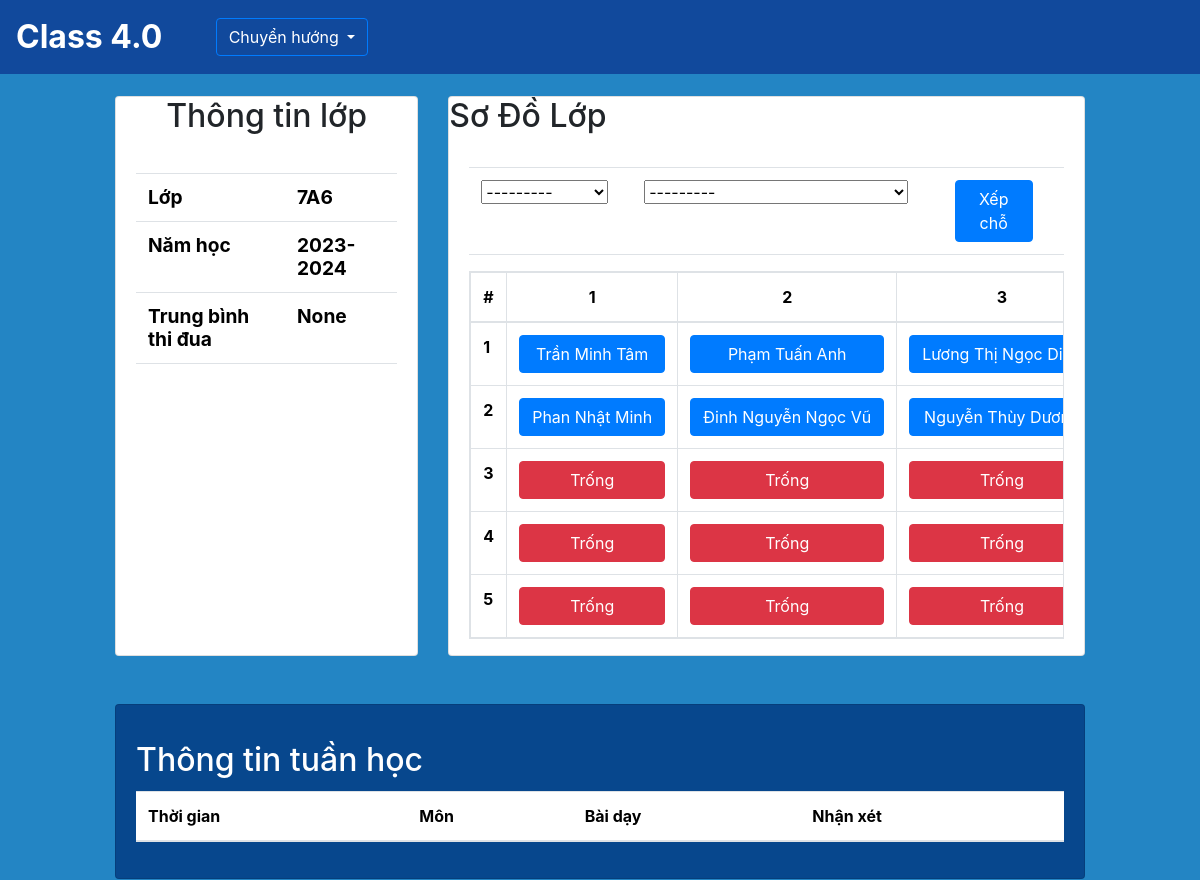
Page /home/7A6/summary/ on the committed database.
### SM/models.py (models this page shows, shortened)
class Classroom(models.Model):
    name = models.CharField(primary_key=True,max_length=10)
    manager = models.ForeignKey('app_User.Teacher', on_delete=models.CASCADE,related_name='classroom') # 1 lớp chỉ có 1 giáo viên và ngược lại

class Student(models.Model):
    id = models.IntegerField(primary_key=True)
    name = models.CharField(max_length=100,blank=False, null=False)
    classroom = models.ForeignKey(Classroom, on_delete=models.CASCADE, related_name='student') # cho phép classroom truy vấn được các student của mình
    def __str__(self):
        return f"{self.name} - ID: {self.id}"

### CM/models.py (models this page shows, shortened)
class Seat(models.Model):
    classroom = models.ForeignKey(Classroom, on_delete=models.CASCADE, related_name='seats')
    student = models.ForeignKey(Student, on_delete=models.SET_NULL, null=True, blank=True,related_name='seat')
    row = models.PositiveIntegerField()
    column = models.PositiveIntegerField()
    def __str__(self):
        return f"Hàng {self.row}, Cột {self.column}"
    class Meta:
        unique_together = [['classroom', 'row', 'column']]

### CM/views.py (the view)
# urls.py: path('<str:classroom>/summary/', views.summary_view, name= 'summary'),
def summary_view (request,classroom):
    classroom = get_object_or_404(Classroom, name=classroom) # đưa vào add lesson
    seats = classroom.seats.all().order_by('row', 'column') # đưa vào add lesson
    schedule = Schedule.objects.filter(classroom=classroom).first()
    students = classroom.student.all()
    subjects = classroom.subjects.all()
    lesson = get_lessons_week(classroom=classroom)
    avglessons = get_avglessons(classroom=classroom)
    if request.method == 'POST':
        form = AssignStudentForm(classroom, request.POST)
        if form.is_valid():
            seat = form.cleaned_data['seat']
            student = form.cleaned_data['student']
            seat.assign_student(student)
            return HttpResponseRedirect(request.path_info)
    else:
        form = AssignStudentForm(classroom=classroom)
    context = {
        'lessons':lesson,
        'classroom':classroom,
        'students':students,
        'subjects':subjects,
        'assign_studentForm': form,
        'seats':seats,
        'schedule':schedule,
        'rows': range(1, 6),
        'columns': range(1, 9),
        'avglessons':avglessons
    }
    return render(request, 'summary.html', context)

### CM/forms.py
class AssignStudentForm(forms.Form):
    def __init__(self, classroom, *args, **kwargs):
        super().__init__(*args, **kwargs)
        seats = Seat.objects.filter(classroom=classroom)
        students = Student.objects.filter(classroom=classroom)
        self.fields['seat'] = forms.ModelChoiceField(queryset=seats)
        self.fields['student'] = forms.ModelChoiceField(queryset=students)
    seat = forms.ModelChoiceField(queryset=Seat.objects.none())  # Trường rỗng ban đầu
    student = forms.ModelChoiceField(queryset=Student.objects.none())  # Trường rỗng ban đầu

### CM/views.py (called while the page is built)
def get_lessons_week(classroom):
    today = datetime.now().date()
    start_of_week = today - timedelta(days=today.weekday())
    end_of_week = start_of_week + timedelta(days=6)
    lessons_week = Lessons.objects.filter(classroom=classroom, date_time__date__range=[start_of_week, end_of_week])
    return lessons_week

def get_avglessons(classroom):
    now = timezone.now()
    start_of_week = now - timedelta(days=now.weekday())
    end_of_week = start_of_week + timedelta(days=6)
    lessons_this_week = Lessons.objects.filter(date_time__range=[start_of_week, end_of_week], classroom=classroom)
    lesson_grades = lessons_this_week.aggregate(average_grade=Avg('grade'))
    return lesson_grades['average_grade']

### CM/templates/summary.html (shortened to what this page needs)
{% extends "base.html" %}
{% load static %}
{% block Nav %}
<div class="dropdown">
    <button type="button" class="btn btn-outline-primary text-white dropdown-toggle" data-bs-toggle="dropdown">
        Chuyển hướng
    </button>
</div>
{% endblock Nav %}
{% block content %}
<div class="row">
    <div class="col-1"></div>
    <div class="col-10">
        <div class="row">
            <div class="col-4">
                <div class="card" style="margin-top: 1rem; margin-bottom: 1rem; height:35rem">
                    <h2 class="card-title text-center">Thông tin lớp</h2>
                    <div class="card-body">
                        <div style="margin-top: 2%; margin-bottom: 2%">
                            <table class="table " >
                                <tbody>
                                <tr>
                                    <th class="display-6 font-weight-bold" style="font-size: 1.2em" scope="row">Lớp</th>
                                    <td class="display-6 font-weight-bold" style="font-size: 1.2em">{{ classroom.name }}</td>
                                </tr>
                                <tr>
                                    <th class="display-6 font-weight-bold" style="font-size: 1.2em" scope="row">Năm học</th>
                                    <td class="display-6 font-weight-bold" style="font-size: 1.2em">2023-2024</td>
                                </tr>
                                <tr>
                                    <th class="display-6 font-weight-bold" style="font-size: 1.2em" scope="row">Trung bình thi đua</th>
                                    <td class="display-6 font-weight-bold" style="font-size: 1.2em">{{avglessons}}</td>
                                </tr>
                                </tbody>
                            </table>
                        </div>
                    </div>
                </div>
            </div>
            <div class="col-8">
                <div class="card" style="margin-top: 1rem; margin-bottom: 1rem; height:35rem">
                    <h2 class="card-title">Sơ Đồ Lớp</h2>
                    <div class="card-body">
                        <div>
                            <div style="margin-bottom:1rem">
                                <form method="post">
                                    <table class="table">
                                        <thead>
                                            <tr>
                                                <td>
                                                    {{ assign_studentForm.seat }}
                                                </td>
                                                <td>
                                                    {{ assign_studentForm.student }}
                                                </td>
                                                <td>
                                                    <button class="btn btn-primary" style="width:80%" type="submit">Xếp chỗ</button>
                                                </td>
                                            </div>
                            </div>
                                <table class="table table-bordered table-responsive">
                                    <thead>
                                        <tr>
                                            <th>#</th>
                                            {% for column in columns %}
                                            <th class="text-center">{{ column }}</th>
                                            {% endfor %}
                                        </tr>
                                    </thead>
                                    <tbody>
                                        {% for row in rows %}
                                        <tr>
                                            <th>{{ row }}</th>
                                            {% for column in columns %}
                                            <td>
                                                {% for seat in seats %}
                                                    {% if seat.row == row and seat.column == column %}
                                                        {% if not seat.student %}
                                                        <div class="d-flex justify-content-center">
                                                            <button class="btn btn-danger text-white" style="width:100%">Trống</button>
                                                        </div>
                                                        {% else %}
                                                        <div class="d-flex justify-content-center">
                                                        <a class="btn btn-primary text-white text-truncate" style="width:100%">{{ seat.student.name }}</a>
                                                        </div>
                                                        {% endif %}
                                                    {% endif %}
                                                {% endfor %}
                                            </td>
                                            {% endfor %}
                                        </tr>
                                        {% endfor %}
                                    </tbody>
                                </table>
                        </div>
                    </div>
                </div>
            </div>
        </div>
    </div>
    <div class="col-1"></div>
</div>
<div class="row">
    <div class="col-1"></div>
    <div class="col-10">
        <div class="card" style="background-color: #07478D; margin-top:2rem">
            <div class="card-body">
                    <h2 class="card-title text-white" style="margin-top: 1rem;">Thông tin tuần học</h2>
                    <table class="table">
                        <thead>
                            <tr>
                                <th scope="col">Thời gian</th>
                                <th scope="col">Môn</th>
                                <th scope="col">Bài dạy</th>
                                <th scope="col">Nhận xét</th>
                            </tr>
                        </thead>
                    </table>
            </div>
        </div>
    </div>
    <div class="col-1"></div>
</div>
{% endblock content %}

### templates/base.html (style rules this page uses)
body { margin: 0; padding: 0; height: 100vh; width: 100vw; overflow-x: hidden; }

### rows in the picture
Classroom: name "7A6"
Seat: student.name "Trần Minh Tâm"
Seat: student.name "Phạm Tuấn Anh"
Seat: student.name "Lương Thị Ngọc…"
Seat: student.name "Phan Nhật Minh"
Seat: student.name "Đinh Nguyễn Ngọc Vũ"
Seat: student.name "Nguyễn Thùy…"
Seat: row "Trống"
Seat: row "Trống"
Seat: row "Trống"
Seat: row "Trống"
Seat: row "Trống"
Seat: row "Trống"
Seat: row "Trống"
Seat: row "Trống"
Seat: row "Trống"

### other values in the picture
{{ avglessons }} "None"
{{ column }} "1" "2" "3"
{{ row }} "1" "2" "3" "4" "5"
